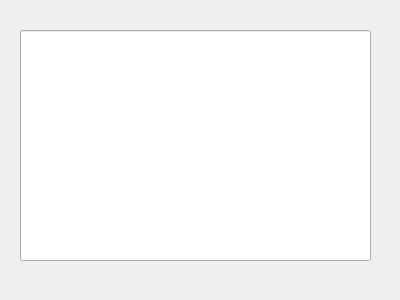
<?xml version="1.0" encoding="UTF-8"?>
<ui version="4.0">
 <class>Historique</class>
 <widget class="QDialog" name="Historique">
  <property name="geometry">
   <rect>
    <x>0</x>
    <y>0</y>
    <width>400</width>
    <height>300</height>
   </rect>
  </property>
  <property name="windowTitle">
   <string>Dialog</string>
  </property>
  <widget class="QLineEdit" name="lineEdit">
   <property name="geometry">
    <rect>
     <x>20</x>
     <y>30</y>
     <width>351</width>
     <height>231</height>
    </rect>
   </property>
  </widget>
 </widget>
 <resources/>
 <connections/>
</ui>
